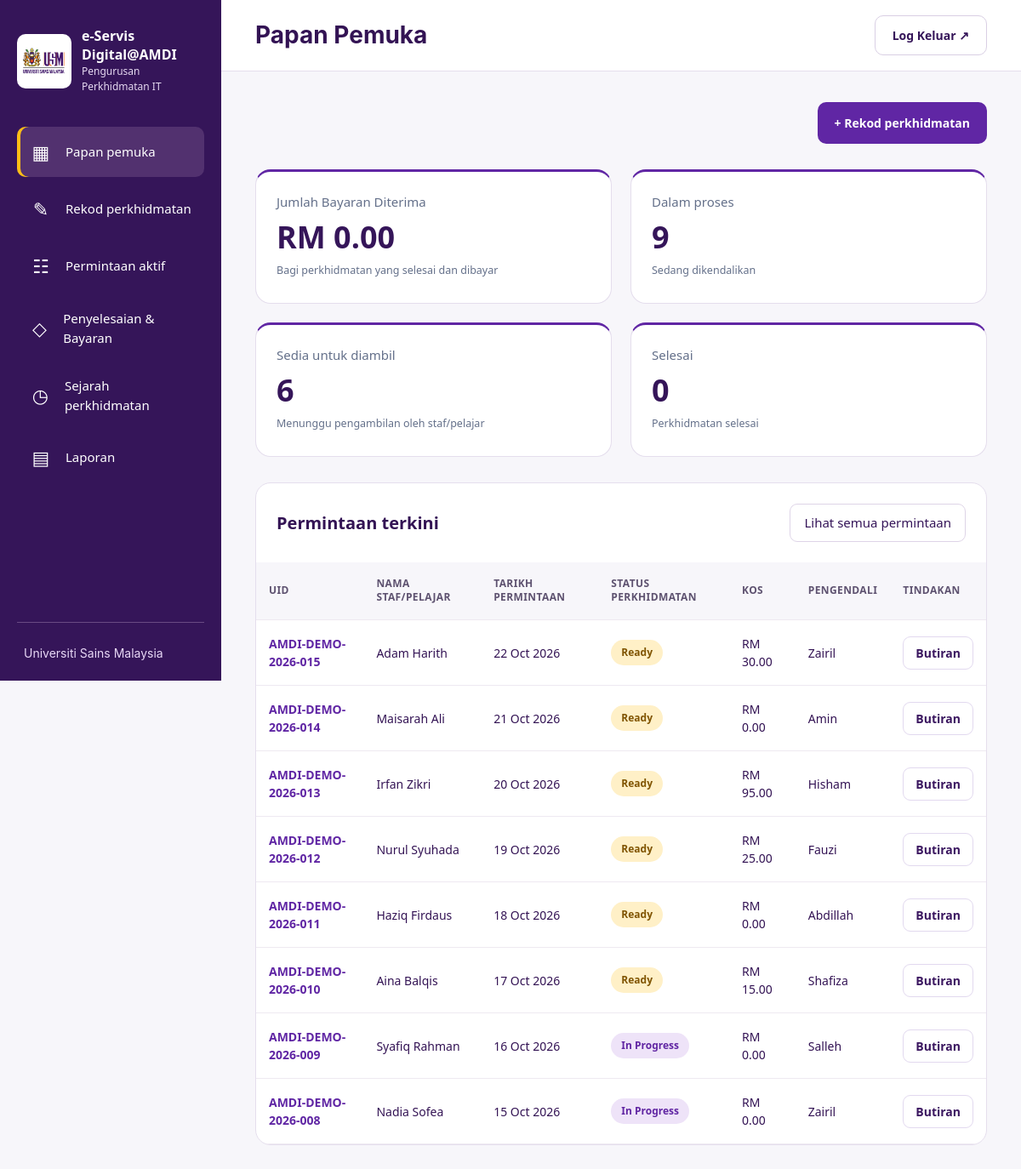
The page /home.php (signed in) on the database as committed earlier.
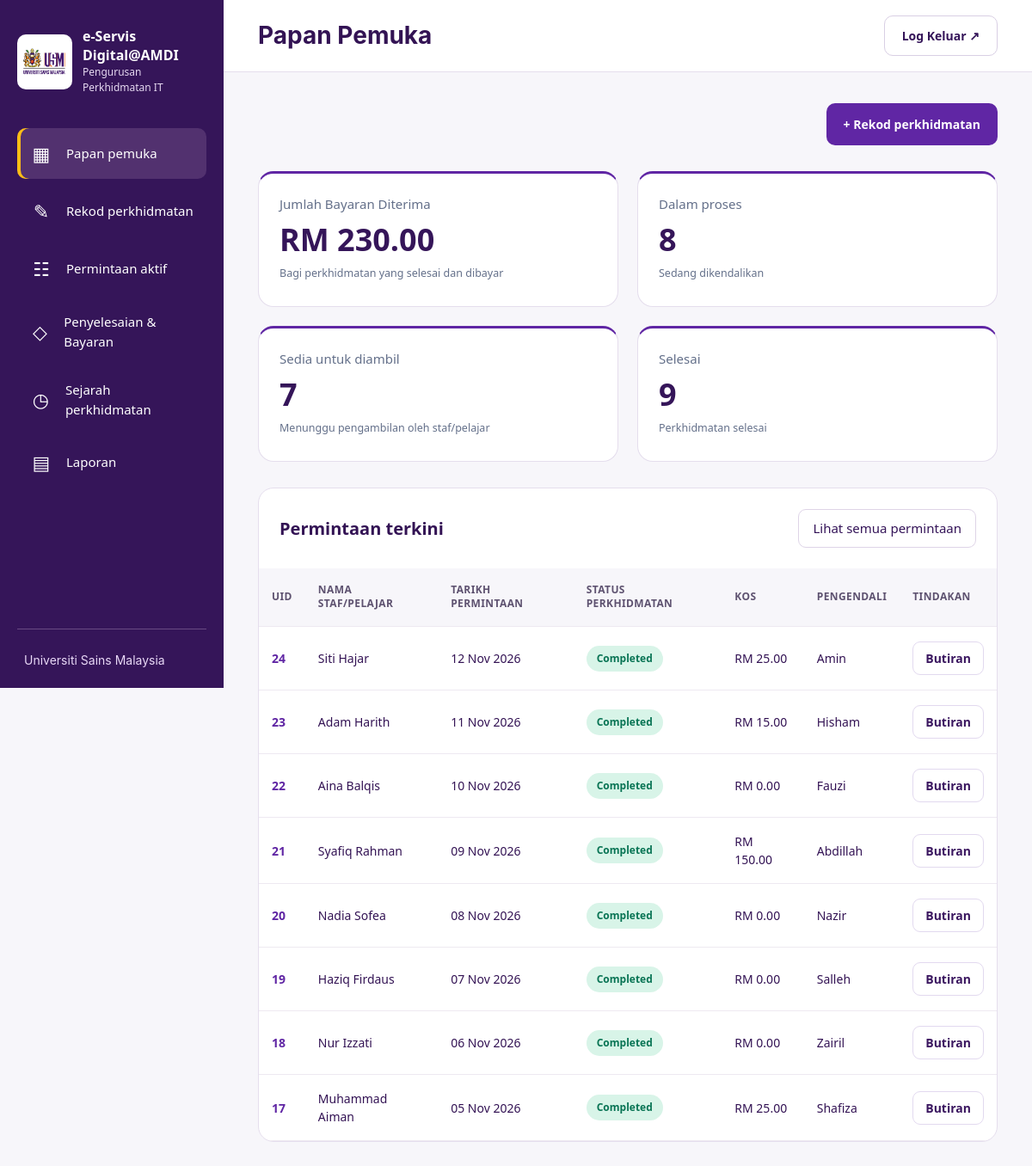
The same page on the database as committed later.
### tables this page shows
CREATE TABLE `service_requests` (
  `id` int(10) UNSIGNED NOT NULL,
  `uid` varchar(40) NOT NULL,
  `requester_name` varchar(150) NOT NULL,
  `department_id` int(10) UNSIGNED NOT NULL,
  `service_type_id` int(10) UNSIGNED NOT NULL,
  `service_details` text NOT NULL,
  `estimated_cost` decimal(10,2) NOT NULL,
  `requested_at` datetime NOT NULL,
  `handler_id` int(10) UNSIGNED NOT NULL,
  `status` enum('in_progress','ready','completed') NOT NULL DEFAULT 'in_progress',
  `ready_at` datetime DEFAULT NULL,
  `picked_up_at` datetime DEFAULT NULL,
  `payment_date` date DEFAULT NULL,
  `reference_no` varchar(100) DEFAULT NULL,
  `completed_at` datetime DEFAULT NULL,
  `created_by` int(10) UNSIGNED NOT NULL,
  `completed_by` int(10) UNSIGNED DEFAULT NULL,
  `created_at` datetime NOT NULL DEFAULT current_timestamp(),
  `updated_at` datetime NOT NULL DEFAULT current_timestamp() ON UPDATE current_timestamp(),
  `requester_phone` varchar(30) DEFAULT NULL,
  `requester_email` varchar(190) DEFAULT NULL,
  `device_ownership` enum('usm','personal') DEFAULT NULL,
  `device_type` varchar(30) DEFAULT NULL,
  `device_type_other` varchar(100) DEFAULT NULL,
  `device_brand` varchar(120) DEFAULT NULL,
  `device_model` varchar(150) DEFAULT NULL,
  `device_serial` varchar(150) DEFAULT NULL,
  `asset_number` varchar(150) DEFAULT NULL,
  `device_condition` enum('unchecked','good','damaged','off') DEFAULT NULL,
  `condition_notes` varchar(1000) DEFAULT NULL,
  `accessories` text DEFAULT NULL
);

CREATE TABLE `handlers` (
  `id` int(10) UNSIGNED NOT NULL,
  `name` varchar(150) NOT NULL,
  `is_active` tinyint(1) NOT NULL DEFAULT 1
);

### includes/auth.php (called while the page is built, shortened)
<?php
function e(string $value): string {
    return htmlspecialchars($value, ENT_QUOTES, 'UTF-8');
}

### home.php (the view, shortened to what the changed rows need)
<?php
require __DIR__ . '/includes/auth.php';
require __DIR__ . '/config/database.php';
$summary = $pdo->query("SELECT COALESCE(
    SUM(CASE WHEN status = 'completed' THEN estimated_cost ELSE 0 END),
    0
) AS total_cost, SUM(status='in_progress') AS in_progress, SUM(status='ready') AS ready, SUM(status='completed') AS completed FROM service_requests")->fetch();
$recent = $pdo->query("SELECT r.uid,r.requester_name,r.requested_at,r.status,r.estimated_cost,r.service_details,h.name AS handler_name,d.name AS department_name,t.name AS service_type_name FROM service_requests r JOIN handlers h ON h.id=r.handler_id JOIN departments d ON d.id=r.department_id JOIN service_types t ON t.id=r.service_type_id ORDER BY r.requested_at DESC,r.id DESC LIMIT 8")->fetchAll();
$labels = ['in_progress' => 'In Progress', 'ready' => 'Ready', 'completed' => 'Completed'];
?>
<!DOCTYPE html>
<html lang="ms">
<head>
    <link rel="stylesheet" href="<?= APP_BASE ?>/assets/css/style.css">
    <link rel="stylesheet" href="<?= APP_BASE ?>/assets/css/sidebar.css">
    <link rel="stylesheet" href="<?= APP_BASE ?>/assets/css/dashboard.css?v=20261027c">
</head>
<body class="workspace amdi-type"><?php $activePage = 'home';
                        require __DIR__ . '/includes/sidebar.php'; ?>
    <div class="dashboard-area">
        <header class="dashboard-header">
            <div>
                        <h1>Papan Pemuka</h1>
            </div>
        </header>
        <main class="dashboard-main" id="main-content" tabindex="-1">
            <section class="stats-grid" aria-label="Statistik perkhidmatan">
                <div class="stat-card"><span>Jumlah Bayaran Diterima</span><strong>RM <?= number_format((float)$summary['total_cost'], 2) ?></strong><small>Bagi perkhidmatan yang selesai dan dibayar</small></div>
                <div class="stat-card"><span>Dalam proses</span><strong><?= (int)$summary['in_progress'] ?></strong><small>Sedang dikendalikan</small></div>
                <div class="stat-card"><span>Sedia untuk diambil</span><strong><?= (int)$summary['ready'] ?></strong><small>Menunggu pengambilan oleh staf/pelajar</small></div>
                <div class="stat-card"><span>Selesai</span><strong><?= (int)$summary['completed'] ?></strong><small>Perkhidmatan selesai</small></div>
            </section>
            <section class="recent-panel">
                <div class="recent-heading">
                    <h2>Permintaan terkini</h2><a href="<?= APP_BASE ?>/aktif.php">Lihat semua permintaan</a>
                </div>
                <div class="table-scroll">
                    <table>
                        <thead>
                            <tr>
                                <th>UID</th>
                                <th>NAMA STAF/PELAJAR</th>
                                <th>TARIKH PERMINTAAN</th>
                                <th>STATUS PERKHIDMATAN</th>
                                <th>KOS</th>
                                <th>PENGENDALI</th>
                                <th>TINDAKAN</th>
                            </tr>
                        </thead>
                        <tbody><?php foreach ($recent as $r): ?><tr>
                                    <td class="uid"><?= e($r['uid']) ?></td>
                                    <td><?= e($r['requester_name']) ?></td>
                                    <td><?= e(date('d M Y', strtotime($r['requested_at']))) ?></td>
                                    <td><span class="status status-<?= e($r['status']) ?>"><?= e($labels[$r['status']] ?? $r['status']) ?></span></td>
                                    <td>RM <?= number_format((float)$r['estimated_cost'], 2) ?></td>
                                    <td><?= e($r['handler_name']) ?></td>
                                    <td>
                                        <button type="button" class="details-button" data-details
                                            aria-haspopup="dialog" aria-controls="request-details"
                                            aria-label="Lihat butiran <?= e($r['uid']) ?>"
                                            data-record="<?= e(json_encode($r, JSON_THROW_ON_ERROR)) ?>">Butiran</button>
                                    </td>
                                </tr><?php endforeach; ?><?php if (!$recent): ?><tr>
                                </tr><?php endif; ?></tbody>
                    </table>
                </div>
            </section>
        </main>
    </div>
</body>
</html>

### includes/sidebar.php (shortened to what the changed rows need)
<?php
$navigation = [
'home'=>['Papan pemuka','/home.php','▦'],
'create'=>['Rekod perkhidmatan','/rekod.php','✎'],
'active'=>['Permintaan aktif','/aktif.php','☷'],
'payment'=>['Penyelesaian & Bayaran','/payments/index.php','◇'],
'history'=>['Sejarah perkhidmatan','/history.php','◷'],
'reports'=>['Laporan','/reports.php','▤'],
];
?>
<aside class="sidebar"><div id="sidebar-menu" class="sidebar-menu"><nav class="sidebar-nav" aria-label="Menu utama"><?php foreach($navigation as $key=>[$label,$path,$icon]): ?><a href="<?= APP_BASE . $path ?>"<?= ($activePage ?? '') === $key ? ' aria-current="page"' : '' ?>><span class="nav-icon" aria-hidden="true"><?= $icon ?></span><?= e($label) ?></a><?php endforeach; ?></nav></div></aside>

Rows that differ between the two databases and show on the page:
no longer on this page (row edited): service_requests: uid "AMDI-DEMO-2026-015", requester_name "Adam Harith", requested_at "22 Oct 2026", status "Ready", estimated_cost "30.00", handler.name "Zairil"
no longer on this page (row edited): service_requests: uid "AMDI-DEMO-2026-014", requester_name "Maisarah Ali", requested_at "21 Oct 2026", status "Ready", estimated_cost "0.00", handler.name "Amin"
no longer on this page (row edited): service_requests: uid "AMDI-DEMO-2026-013", requester_name "Irfan Zikri", requested_at "20 Oct 2026", status "Ready", estimated_cost "95.00", handler.name "Hisham"
no longer on this page (row edited): service_requests: uid "AMDI-DEMO-2026-012", requester_name "Nurul Syuhada", requested_at "19 Oct 2026", status "Ready", estimated_cost "25.00", handler.name "Fauzi"
no longer on this page (row edited): service_requests: uid "AMDI-DEMO-2026-011", requester_name "Haziq Firdaus", requested_at "18 Oct 2026", status "Ready", estimated_cost "0.00", handler.name "Abdillah"
no longer on this page (row edited): service_requests: uid "AMDI-DEMO-2026-010", requester_name "Aina Balqis", requested_at "17 Oct 2026", status "Ready", estimated_cost "15.00", handler.name "Shafiza"
no longer on this page (row edited): service_requests: uid "AMDI-DEMO-2026-009", requester_name "Syafiq Rahman", requested_at "16 Oct 2026", status "In Progress", estimated_cost "0.00", handler.name "Salleh"
no longer on this page (row edited): service_requests: uid "AMDI-DEMO-2026-008", requester_name "Nadia Sofea", requested_at "15 Oct 2026", status "In Progress", estimated_cost "0.00", handler.name "Zairil"
added service_requests: uid "24", requester_name "Siti Hajar", requested_at "12 Nov 2026", status "Completed", estimated_cost "25.00", handler.name "Amin"
added service_requests: uid "23", requester_name "Adam Harith", requested_at "11 Nov 2026", status "Completed", estimated_cost "15.00", handler.name "Hisham"
added service_requests: uid "22", requester_name "Aina Balqis", requested_at "10 Nov 2026", status "Completed", estimated_cost "0.00", handler.name "Fauzi"
added service_requests: uid "21", requester_name "Syafiq Rahman", requested_at "09 Nov 2026", status "Completed", estimated_cost "150.00", handler.name "Abdillah"
added service_requests: uid "20", requester_name "Nadia Sofea", requested_at "08 Nov 2026", status "Completed", estimated_cost "0.00", handler.name "Nazir"
added service_requests: uid "19", requester_name "Haziq Firdaus", requested_at "07 Nov 2026", status "Completed", estimated_cost "0.00", handler.name "Salleh"
added service_requests: uid "18", requester_name "Nur Izzati", requested_at "06 Nov 2026", status "Completed", estimated_cost "0.00", handler.name "Zairil"
added service_requests: uid "17", requester_name "Muhammad Aiman", requested_at "05 Nov 2026", status "Completed", estimated_cost "25.00", handler.name "Shafiza"
Other text that changed with them:
$summary['total_cost']: "0.00" → "230.00"
$summary['in_progress']: "9" → "8"
$summary['ready']: "6" → "7"
$summary['completed']: "0" → "9"
